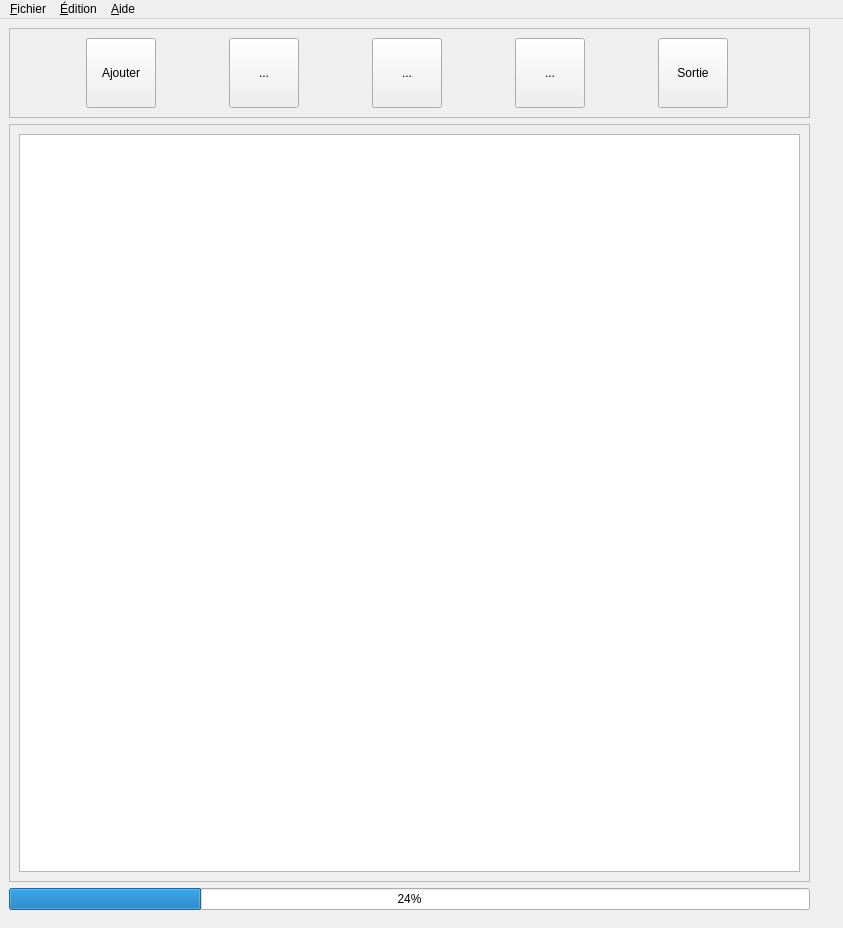
<?xml version="1.0" encoding="UTF-8"?>
<ui version="4.0">
 <class>frm_ppal</class>
 <widget class="QMainWindow" name="frm_ppal">
  <property name="geometry">
   <rect>
    <x>0</x>
    <y>0</y>
    <width>843</width>
    <height>928</height>
   </rect>
  </property>
  <property name="minimumSize">
   <size>
    <width>0</width>
    <height>0</height>
   </size>
  </property>
  <property name="windowTitle">
   <string>Amapy scrapper de produit amazon</string>
  </property>
  <property name="windowIcon">
   <iconset resource="../ressources/amares.qrc">
    <normaloff>:/Commun/fichiers/Commun/amazon_logo_icon_134611.png</normaloff>:/Commun/fichiers/Commun/amazon_logo_icon_134611.png</iconset>
  </property>
  <widget class="QWidget" name="centralwidget">
   <property name="maximumSize">
    <size>
     <width>819</width>
     <height>900</height>
    </size>
   </property>
   <layout class="QVBoxLayout" name="verticalLayout">
    <item>
     <widget class="QFrame" name="frame">
      <property name="frameShape">
       <enum>QFrame::StyledPanel</enum>
      </property>
      <property name="frameShadow">
       <enum>QFrame::Raised</enum>
      </property>
      <layout class="QHBoxLayout" name="horizontalLayout">
       <item>
        <widget class="QToolButton" name="tbtn_ajouter">
         <property name="minimumSize">
          <size>
           <width>70</width>
           <height>70</height>
          </size>
         </property>
         <property name="maximumSize">
          <size>
           <width>70</width>
           <height>70</height>
          </size>
         </property>
         <property name="toolTip">
          <string>Ajouter un produit depuis le site d'amazon</string>
         </property>
         <property name="text">
          <string>Ajouter</string>
         </property>
         <property name="icon">
          <iconset resource="../ressources/amares.qrc">
           <normaloff>:/Principal/fichiers/Principal/icons8-domaine-94.png</normaloff>:/Principal/fichiers/Principal/icons8-domaine-94.png</iconset>
         </property>
         <property name="iconSize">
          <size>
           <width>64</width>
           <height>64</height>
          </size>
         </property>
        </widget>
       </item>
       <item>
        <widget class="QToolButton" name="tbtn_rechercher">
         <property name="minimumSize">
          <size>
           <width>70</width>
           <height>70</height>
          </size>
         </property>
         <property name="maximumSize">
          <size>
           <width>70</width>
           <height>70</height>
          </size>
         </property>
         <property name="toolTip">
          <string>Rechercher un produit dans la base de données.</string>
         </property>
         <property name="text">
          <string>...</string>
         </property>
         <property name="icon">
          <iconset resource="../ressources/amares.qrc">
           <normaloff>:/Principal/fichiers/Principal/icons8-chercher-94.png</normaloff>:/Principal/fichiers/Principal/icons8-chercher-94.png</iconset>
         </property>
         <property name="iconSize">
          <size>
           <width>64</width>
           <height>64</height>
          </size>
         </property>
        </widget>
       </item>
       <item>
        <widget class="QToolButton" name="tbtn_export">
         <property name="minimumSize">
          <size>
           <width>70</width>
           <height>70</height>
          </size>
         </property>
         <property name="maximumSize">
          <size>
           <width>70</width>
           <height>70</height>
          </size>
         </property>
         <property name="toolTip">
          <string>Exporter en poduit au format excel.</string>
         </property>
         <property name="text">
          <string>...</string>
         </property>
         <property name="icon">
          <iconset resource="../ressources/amares.qrc">
           <normaloff>:/Principal/fichiers/Principal/excel.ico</normaloff>:/Principal/fichiers/Principal/excel.ico</iconset>
         </property>
         <property name="iconSize">
          <size>
           <width>64</width>
           <height>64</height>
          </size>
         </property>
        </widget>
       </item>
       <item>
        <widget class="QToolButton" name="tbtn_delete">
         <property name="minimumSize">
          <size>
           <width>70</width>
           <height>70</height>
          </size>
         </property>
         <property name="maximumSize">
          <size>
           <width>70</width>
           <height>70</height>
          </size>
         </property>
         <property name="toolTip">
          <string>Supprimer un produit de la base de données.</string>
         </property>
         <property name="text">
          <string>...</string>
         </property>
         <property name="icon">
          <iconset resource="../ressources/amares.qrc">
           <normaloff>:/Principal/fichiers/Principal/icons8-supprimer-48.png</normaloff>:/Principal/fichiers/Principal/icons8-supprimer-48.png</iconset>
         </property>
         <property name="iconSize">
          <size>
           <width>64</width>
           <height>64</height>
          </size>
         </property>
        </widget>
       </item>
       <item>
        <widget class="QToolButton" name="tbtn_exit">
         <property name="minimumSize">
          <size>
           <width>40</width>
           <height>40</height>
          </size>
         </property>
         <property name="maximumSize">
          <size>
           <width>70</width>
           <height>70</height>
          </size>
         </property>
         <property name="cursor">
          <cursorShape>PointingHandCursor</cursorShape>
         </property>
         <property name="toolTip">
          <string>Quitter Amapy.</string>
         </property>
         <property name="text">
          <string>Sortie</string>
         </property>
         <property name="icon">
          <iconset resource="../ressources/amares.qrc">
           <normaloff>:/Principal/fichiers/Principal/icons8-sortie-48.png</normaloff>:/Principal/fichiers/Principal/icons8-sortie-48.png</iconset>
         </property>
         <property name="iconSize">
          <size>
           <width>64</width>
           <height>64</height>
          </size>
         </property>
         <property name="popupMode">
          <enum>QToolButton::DelayedPopup</enum>
         </property>
         <property name="toolButtonStyle">
          <enum>Qt::ToolButtonIconOnly</enum>
         </property>
        </widget>
       </item>
      </layout>
     </widget>
    </item>
    <item>
     <widget class="QFrame" name="frame_2">
      <property name="frameShape">
       <enum>QFrame::StyledPanel</enum>
      </property>
      <property name="frameShadow">
       <enum>QFrame::Raised</enum>
      </property>
      <layout class="QGridLayout" name="gridLayout">
       <item row="0" column="0">
        <widget class="QTableWidget" name="tbw_amazdb">
         <property name="minimumSize">
          <size>
           <width>0</width>
           <height>500</height>
          </size>
         </property>
         <property name="maximumSize">
          <size>
           <width>16777215</width>
           <height>900</height>
          </size>
         </property>
         <property name="layoutDirection">
          <enum>Qt::LeftToRight</enum>
         </property>
         <property name="horizontalScrollBarPolicy">
          <enum>Qt::ScrollBarAsNeeded</enum>
         </property>
         <property name="sizeAdjustPolicy">
          <enum>QAbstractScrollArea::AdjustIgnored</enum>
         </property>
        </widget>
       </item>
      </layout>
     </widget>
    </item>
    <item>
     <widget class="QProgressBar" name="pgb_amaprogress">
      <property name="toolTip">
       <string>Affiche la progression de la tache en cours d'exécution.</string>
      </property>
      <property name="value">
       <number>24</number>
      </property>
     </widget>
    </item>
   </layout>
  </widget>
  <widget class="QMenuBar" name="menubar">
   <property name="geometry">
    <rect>
     <x>0</x>
     <y>0</y>
     <width>843</width>
     <height>23</height>
    </rect>
   </property>
   <widget class="QMenu" name="menu_Fichier">
    <property name="title">
     <string>&amp;Fichier</string>
    </property>
    <widget class="QMenu" name="menu_Exporter">
     <property name="title">
      <string>&amp;Exporter</string>
     </property>
     <property name="icon">
      <iconset resource="../ressources/amares.qrc">
       <normaloff>:/Commun/fichiers/Commun/icons8-sauvegarder-94.png</normaloff>:/Commun/fichiers/Commun/icons8-sauvegarder-94.png</iconset>
     </property>
     <addaction name="action_Un_produit"/>
     <addaction name="action_Plusieurs_produit_CSV"/>
     <addaction name="actionE_xport_au_format_json"/>
    </widget>
    <widget class="QMenu" name="menu_Importer">
     <property name="title">
      <string>&amp;Importer</string>
     </property>
     <addaction name="action_Un_produit_2"/>
     <addaction name="action_Plusieurs_produits"/>
    </widget>
    <addaction name="separator"/>
    <addaction name="menu_Exporter"/>
    <addaction name="menu_Importer"/>
    <addaction name="separator"/>
    <addaction name="action_Quitter"/>
   </widget>
   <widget class="QMenu" name="menu_edition">
    <property name="title">
     <string>&amp;Édition</string>
    </property>
    <addaction name="action_graph"/>
    <addaction name="separator"/>
    <addaction name="action_Mettre_tout_jour"/>
    <addaction name="action_Rechercher_un_produit"/>
    <addaction name="action_Supprimer_un_produit"/>
   </widget>
   <widget class="QMenu" name="menu_Aide">
    <property name="title">
     <string>&amp;Aide</string>
    </property>
    <addaction name="actionA_propos"/>
    <addaction name="action_Licence"/>
    <addaction name="actionA_Ide"/>
   </widget>
   <addaction name="menu_Fichier"/>
   <addaction name="menu_edition"/>
   <addaction name="menu_Aide"/>
  </widget>
  <action name="action_Un_produit">
   <property name="icon">
    <iconset resource="../ressources/amares.qrc">
     <normaloff>:/Principal/fichiers/Principal/excel.ico</normaloff>:/Principal/fichiers/Principal/excel.ico</iconset>
   </property>
   <property name="text">
    <string>&amp;Un produit (xlsx)</string>
   </property>
  </action>
  <action name="action_Plusieurs_produit_CSV">
   <property name="icon">
    <iconset resource="../ressources/amares.qrc">
     <normaloff>:/Principal/fichiers/Principal/csv.png</normaloff>:/Principal/fichiers/Principal/csv.png</iconset>
   </property>
   <property name="text">
    <string>&amp;Plusieurs produit (CSV)</string>
   </property>
  </action>
  <action name="actionE_xport_au_format_json">
   <property name="icon">
    <iconset resource="../ressources/amares.qrc">
     <normaloff>:/Principal/fichiers/Principal/fichier-json.png</normaloff>:/Principal/fichiers/Principal/fichier-json.png</iconset>
   </property>
   <property name="text">
    <string>E&amp;xport au format json</string>
   </property>
  </action>
  <action name="action_Un_produit_2">
   <property name="text">
    <string>&amp;Un produit</string>
   </property>
  </action>
  <action name="action_Plusieurs_produits">
   <property name="text">
    <string>&amp;Plusieurs produits</string>
   </property>
  </action>
  <action name="action_Quitter">
   <property name="icon">
    <iconset resource="../ressources/amares.qrc">
     <normaloff>:/Principal/fichiers/Principal/icons8-sortie-48.png</normaloff>:/Principal/fichiers/Principal/icons8-sortie-48.png</iconset>
   </property>
   <property name="text">
    <string>&amp;Quitter</string>
   </property>
   <property name="toolTip">
    <string>ALT + F4</string>
   </property>
  </action>
  <action name="action_Supprimer_un_produit">
   <property name="icon">
    <iconset resource="../ressources/amares.qrc">
     <normaloff>:/Principal/fichiers/Principal/icons8-supprimer-48.png</normaloff>:/Principal/fichiers/Principal/icons8-supprimer-48.png</iconset>
   </property>
   <property name="text">
    <string>&amp;Supprimer un produit</string>
   </property>
  </action>
  <action name="action_Mettre_tout_jour">
   <property name="icon">
    <iconset resource="../ressources/amares.qrc">
     <normaloff>:/Commun/fichiers/Commun/icons8-cloud-sync-94.png</normaloff>:/Commun/fichiers/Commun/icons8-cloud-sync-94.png</iconset>
   </property>
   <property name="text">
    <string>&amp;Mettre tout à jour</string>
   </property>
  </action>
  <action name="action_Rechercher_un_produit">
   <property name="icon">
    <iconset resource="../ressources/amares.qrc">
     <normaloff>:/Principal/fichiers/Principal/icons8-chercher-94.png</normaloff>:/Principal/fichiers/Principal/icons8-chercher-94.png</iconset>
   </property>
   <property name="text">
    <string>&amp;Rechercher un produit</string>
   </property>
  </action>
  <action name="action_graph">
   <property name="icon">
    <iconset resource="../ressources/amares.qrc">
     <normaloff>:/Principal/fichiers/Principal/graphique-combiné.png</normaloff>:/Principal/fichiers/Principal/graphique-combiné.png</iconset>
   </property>
   <property name="text">
    <string>Créer un &amp;graph</string>
   </property>
   <property name="toolTip">
    <string>Créer un graphique en utilisant les relevés de prix.</string>
   </property>
   <property name="shortcut">
    <string>Alt+G</string>
   </property>
  </action>
  <action name="actionA_propos">
   <property name="icon">
    <iconset resource="../ressources/amares.qrc">
     <normaloff>:/Principal/fichiers/Principal/icons8-info-94.png</normaloff>:/Principal/fichiers/Principal/icons8-info-94.png</iconset>
   </property>
   <property name="text">
    <string>&amp;A propos</string>
   </property>
  </action>
  <action name="action_Licence">
   <property name="text">
    <string>&amp;Licence</string>
   </property>
  </action>
  <action name="actionA_Ide">
   <property name="icon">
    <iconset resource="../ressources/amares.qrc">
     <normaloff>:/Principal/fichiers/Principal/icons8-aide-94.png</normaloff>:/Principal/fichiers/Principal/icons8-aide-94.png</iconset>
   </property>
   <property name="text">
    <string>A&amp;ide</string>
   </property>
  </action>
 </widget>
 <resources>
  <include location="../ressources/amares.qrc"/>
 </resources>
 <connections>
  <connection>
   <sender>tbtn_exit</sender>
   <signal>clicked()</signal>
   <receiver>frm_ppal</receiver>
   <slot>close()</slot>
   <hints>
    <hint type="sourcelabel">
     <x>709</x>
     <y>58</y>
    </hint>
    <hint type="destinationlabel">
     <x>830</x>
     <y>44</y>
    </hint>
   </hints>
  </connection>
 </connections>
</ui>
